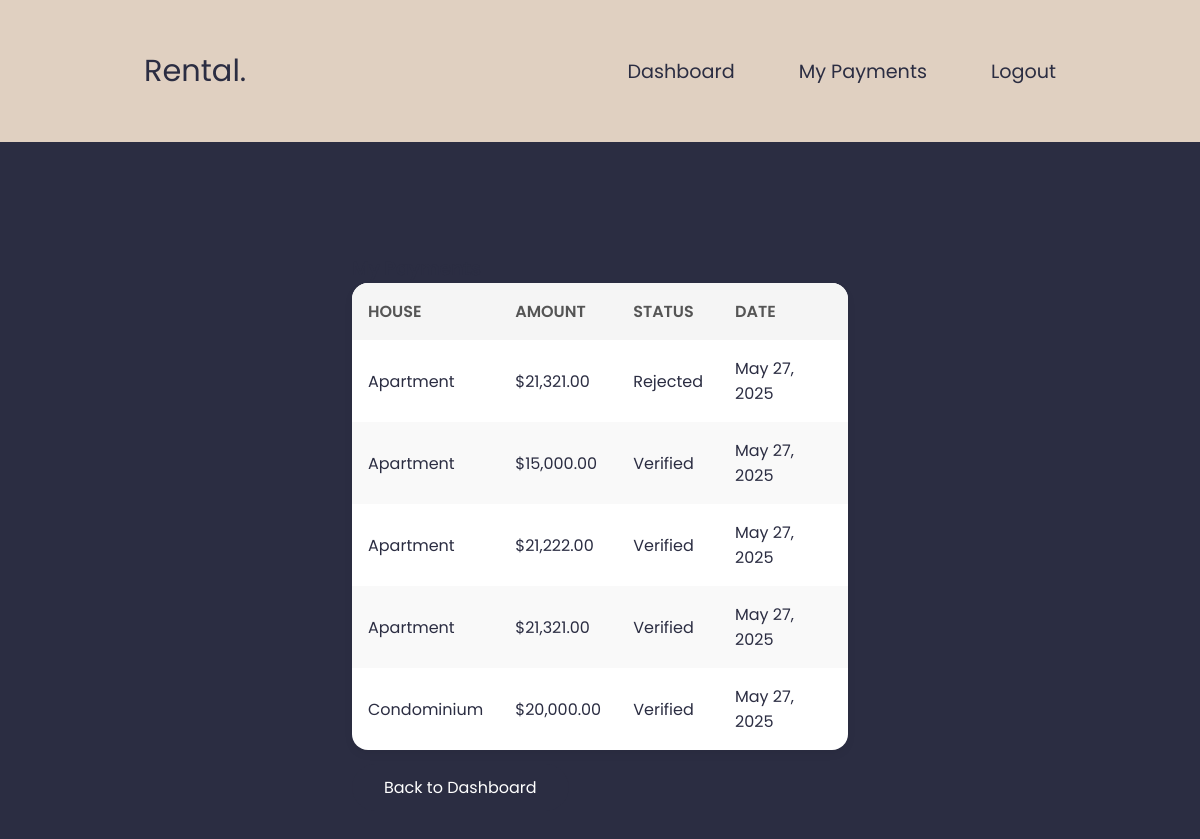
The page /tenant/my_payments.php (signed in) on the database its author committed.
### tables this page shows
CREATE TABLE `transactions` (
  `id` int(11) NOT NULL,
  `tenant_id` int(11) NOT NULL,
  `house_id` int(11) NOT NULL,
  `amount` decimal(10,2) NOT NULL,
  `fee` decimal(10,2) NOT NULL,
  `total` decimal(10,2) NOT NULL,
  `payment_date` timestamp NOT NULL DEFAULT current_timestamp(),
  `status` varchar(50) NOT NULL,
  `file_path` varchar(255) NOT NULL
);

CREATE TABLE `houses` (
  `id` int(11) NOT NULL,
  `owner_id` int(11) NOT NULL,
  `title` varchar(255) NOT NULL,
  `location` varchar(255) DEFAULT NULL,
  `bedrooms` int(11) DEFAULT 0,
  `bathrooms` int(11) DEFAULT 0,
  `area` float DEFAULT 0,
  `description` text DEFAULT NULL,
  `price` decimal(10,2) NOT NULL,
  `status` enum('pending','approved','declined','rented') DEFAULT 'pending',
  `image_path` varchar(255) DEFAULT NULL,
  `created_at` timestamp NOT NULL DEFAULT current_timestamp(),
  `property_manager_id` int(11) DEFAULT NULL,
  `is_rented` tinyint(1) DEFAULT 0
);

### tenant/my_payments.php (the view, shortened to what this page needs)
<?php
require_once '../config/db.php';
$stmt = $pdo->prepare("SELECT t.*, h.title FROM transactions t JOIN houses h ON t.house_id = h.id WHERE t.tenant_id = ?");
$stmt->execute([$_SESSION['user_id']]);
$payments = $stmt->fetchAll();
?>
<!DOCTYPE html>
<html lang="en">
<head>
    <link rel="stylesheet" href="../assets/style1.css" />
</head>
<body>
<div class="prop_con">
    <div class="navbar prop_nav">
        <p>Rental.</p>
        <ul>
            <li><a href="../tenant/dashboard.php">Dashboard</a></li>
            <li><a href="my_payments.php" class="active">My Payments</a></li>
            <li><a href="../auth/logout.php">Logout</a></li>
        </ul>
    </div>
    <div class="container">
        <section>
            <h3>My Payments</h3>
            <table class="user-table" id="paymentsTable">
                <thead>
                    <tr>
                        <th>House</th>
                        <th>Amount</th>
                        <th>Status</th>
                        <th>Date</th>
                    </tr>
                </thead>
                <tbody>
                    <?php if (!empty($payments)): ?>
                        <?php foreach ($payments as $payment): ?>
                        <tr>
                            <td><?= htmlspecialchars($payment['title']) ?></td>
                            <td>$<?= number_format($payment['amount'], 2) ?></td>
                            <td><?= htmlspecialchars(ucfirst($payment['status'])) ?></td>
                            <td><?= date("F j, Y", strtotime($payment['created_at'] ?? 'now')) ?></td>
                        </tr>
                        <?php endforeach; ?>
                    <?php else: ?>
                        <tr><td colspan="4" style="text-align:center;">No payments found.</td></tr>
                    <?php endif; ?>
                </tbody>
            </table>
            <br />
            <a href="dashboard.php" class="btn">Back to Dashboard</a>
        </section>
    </div>
</div>
</body>
</html>

### assets/style1.css (style rules this page uses)
* { margin: 0; }
:root { --primary-color: #2b2d42; --secondary-color: #b2b2b2; --tertiary-color: #e0d0c1; --text-color: #ffffff; }
.container { padding: 3rem 6rem; font-family: poppins; color: var(--primary-color); margin: 4rem 16rem 7rem 16rem; }
.container h2, p { color: var(--tertiary-color); }
.prop_con { height: 100vh; overflow-y: auto; background-color: var(--primary-color); }
.prop_nav { padding: 3rem 9rem; background-color: #e0d0c1; }
.prop_nav p, li a { color: var(--primary-color); }
.navbar { display: flex; justify-content: space-between; align-items: center; padding: 3rem 9rem; }
.navbar p { font-family: poppins; color: var(--primary-color); font-size: 1.9rem; }
.navbar ul { font-family: poppins; display: flex; gap: 4rem; font-size: 1.2rem; }
.navbar li, a { text-decoration: none; color: var(--text-color); list-style: none; transition: color 0.3s ease; }
.btn { padding: 0.75rem 2rem; background: var(--primary-color); color: #fff; border: none; border-radius: 2rem; font-size: 1rem; cursor: pointer; transition: all 0.3s ease; }
.user-table { width: 100%; border-collapse: collapse; background: #fff; border-radius: 1rem; overflow: hidden; box-shadow: 0 4px 10px rgba(0, 0, 0, 0.05); }
.user-table th, .user-table td { padding: 1rem; text-align: left; }
.user-table th { background: #f5f5f5; color: #555; font-weight: 600; text-transform: uppercase; }
.user-table tbody tr:nth-child(even) { background: #f9f9f9; }

### rows shown on the page
transactions: house.title "Apartment", amount "21,321.00", status "Rejected", created_at "May 27, 2025"
transactions: house.title "Apartment", amount "15,000.00", status "Verified", created_at "May 27, 2025"
transactions: house.title "Apartment", amount "21,222.00", status "Verified", created_at "May 27, 2025"
transactions: house.title "Apartment", amount "21,321.00", status "Verified", created_at "May 27, 2025"
transactions: house.title "Condominium", amount "20,000.00", status "Verified", created_at "May 27, 2025"
